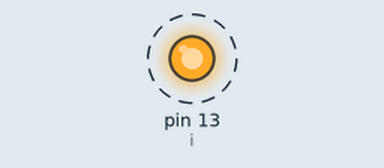
Recording of a sketch running on a simulated Arduino Uno, built with avr-gcc and run on an emulated ATmega328P. Parts: output pins drawn as LEDs (lit = HIGH). Dashed ring = blinking.

Above: at 0.5 s.
Timing chart, 0 to 4.6 s (numbered marks = the images above):
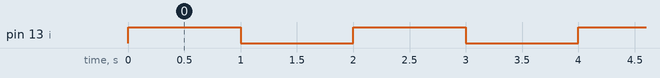

The sketch:

sketch_LED_blink.ino
```cpp
void setup() {
  // put your setup code here, to run once:
  pinMode(13, OUTPUT);

}

void loop() {
  // put your main code here, to run repeatedly:
  int i=13;
  while(i<15){
    digitalWrite(i,1);
    delay(1000);
    digitalWrite(i,0);
    delay(1000);
  }

}
```

Measured:
- by itself, pin 13 (i): alternates HIGH for 1.0 s and LOW for 1.0 s
